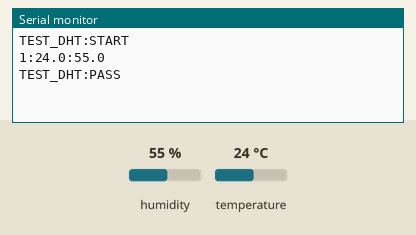
The sketch below on a simulated Arduino Uno, built with avr-gcc and run on an emulated ATmega328P. On the bench: the last lines printed to the serial monitor. The inputs (shaded band) are chosen by the test bench; at power-on: humidity 55 %, temperature 24 °C.

Above: at 2.7 s.
2.8 s: humidity set to 22 %
At 4.1 s:
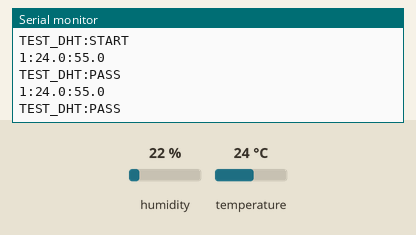
6.6 s: temperature set to 12 °C
At 8.1 s:
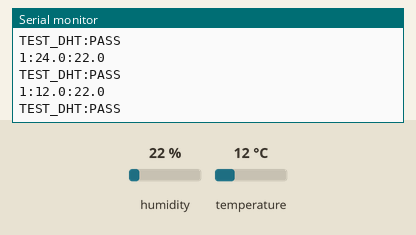
10.4 s: humidity set to 40 %
At 11.3 s:
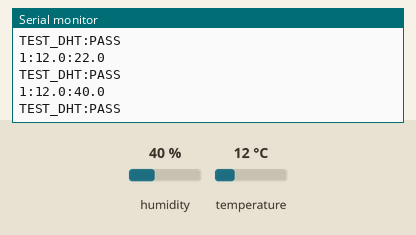
Timing chart, 0 to 13.4 s (numbered marks = the images above; inputs shaded):
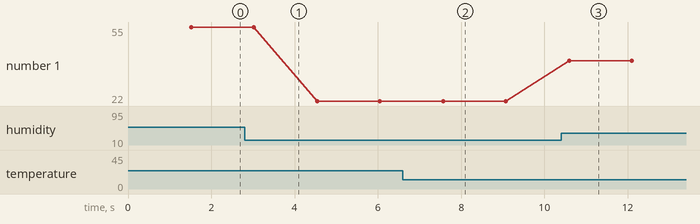

The sketch:

Sensor_DHT11.ino
```cpp
/* TEST UNITARIO: DHT11 (T/H)
*/
#include <DHT.h>
#define DHTPIN 2
#define DHTTYPE DHT11
DHT dht(DHTPIN, DHTTYPE);

void setup(){
  Serial.begin(9600);
  dht.begin();
  delay(1500);
  Serial.println(F("TEST_DHT:START"));
}

void loop(){
  float h = dht.readHumidity();
  float t = dht.readTemperature(); // °C
  if (isnan(h) || isnan(t)){
    Serial.println(F("3:"));
    Serial.println(F("TEST_DHT:FAIL"));
  } else {
    bool ok = (h>=0 && h<=100 && t>=-20 && t<=80);
    Serial.print(F("1:")); Serial.print(t,1);
    Serial.print(F(":"));  Serial.println(h,1);
    if (ok) Serial.println(F("TEST_DHT:PASS"));
    else    Serial.println(F("TEST_DHT:FAIL"));
  }
  delay(1500);
}
```

Measured:
- after the input at 6.6 s, the serial monitor: prints a new line after 0.97 s (image 2)
- after the input at 10.4 s, the serial monitor: prints a new line after 0.20 s (image 3)
- plotted number 1: 55 → 22 after the input at 2.8 s, 22 → 40 after the input at 10.4 s
